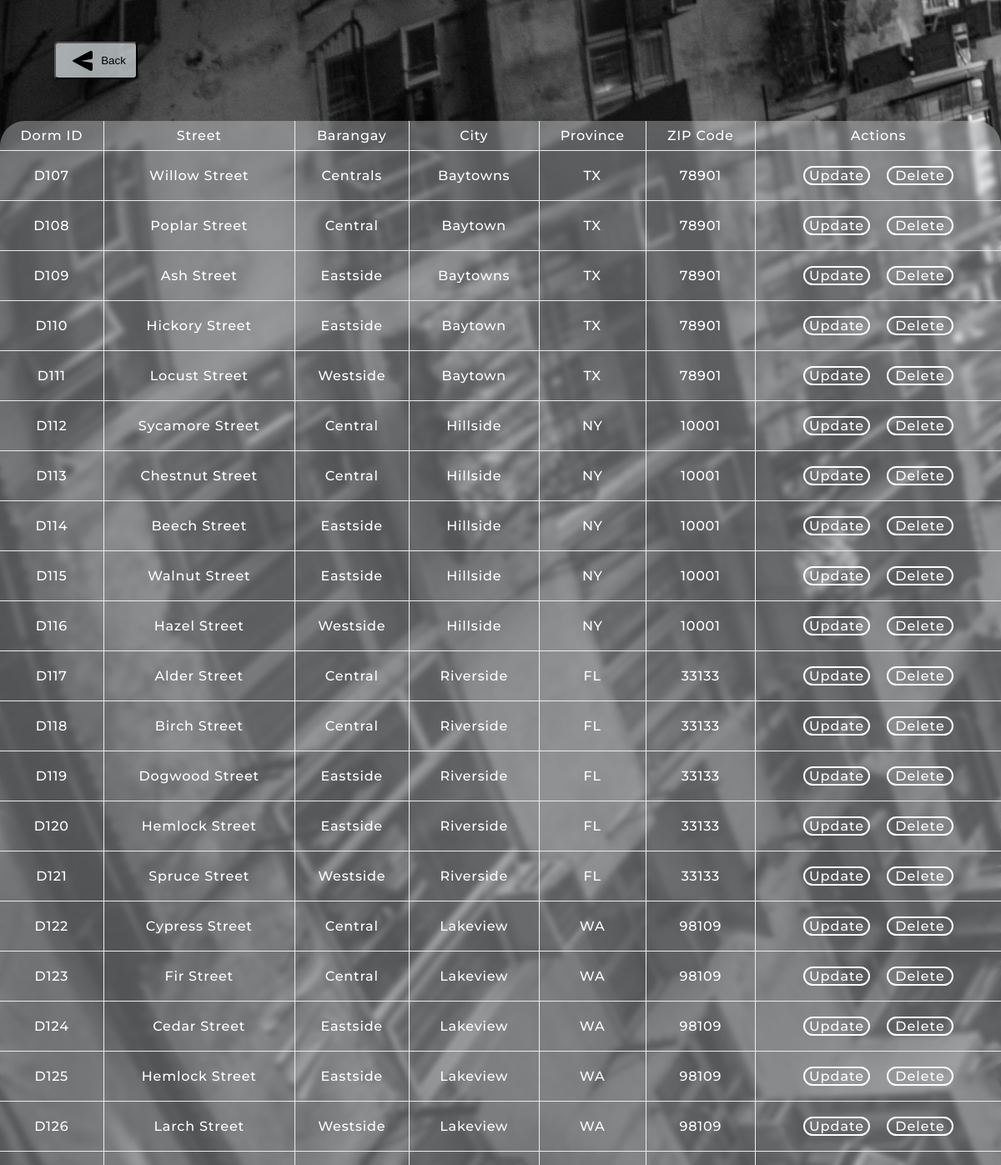
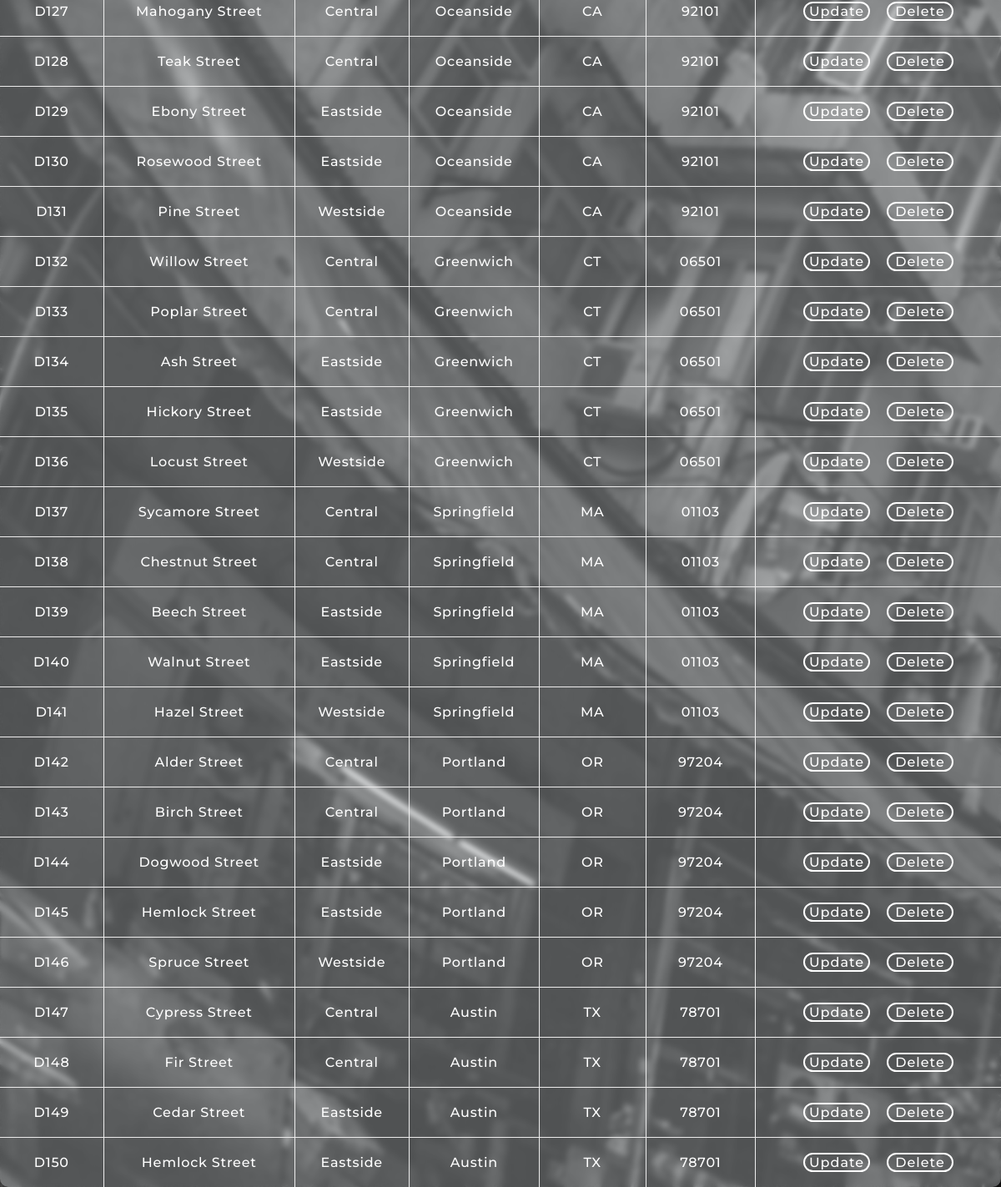
Page /Src/display.php on the committed database (2 pictures, top to bottom).
### tables this page shows
CREATE TABLE `dorm` (
  `dorm_id` varchar(50) NOT NULL,
  `street` varchar(50) NOT NULL,
  `barangay` varchar(50) NOT NULL,
  `city` varchar(50) NOT NULL,
  `province` varchar(50) NOT NULL,
  `zip_code` varchar(5) NOT NULL
);

### Src/display.php (the view, shortened to what this page needs)
<!DOCTYPE html>
<html lang="en">
<head>
    <link rel="stylesheet" href="style.css">
</head>
<body>
    <form action="button.php" method="POST">
        <div class="backBttn">
            <button type="submit" name="bttnBack" class="backBtn">
                <img src="img/icon/next.png" alt="icon">
                <span class="btnText">Back</span>
            </button>
        </div>
    </form>
    <?php
        $con = mysqli_connect("localhost", "root", "", "roomradar")
            or die("Error in connection");
        $sql = "SELECT * FROM dorm ORDER BY CAST(dorm_id AS UNSIGNED)";
        $result = $con->query($sql);
        if ($result->num_rows > 0) {
            echo "
                    <table border='1'>
                        <tr>
                            <td>Dorm ID</td>
                            <td>Street</td>
                            <td>Barangay</td>
                            <td>City</td>
                            <td>Province</td>
                            <td>ZIP Code</td>
                            <td>Actions</td>
                        <tr>";
            while ($row = $result->fetch_assoc()) {
                echo "
                    <tr>
                        <td>" . $row["dorm_id"] . "</td>
                        <td>" . $row["street"] . "</td>
                        <td>" . $row["barangay"] . "</td>
                        <td>" . $row["city"] . "</td>
                        <td>" . $row["province"] . "</td>
                        <td>" . $row["zip_code"] . "</td>
                        <td>
                            <div class='buttons'>
                                <a href='update.php?updateid=" . $row["dorm_id"] . "' class='btnUpdate'>Update</a>
                                <a href='delete.php?deleteid=" . $row["dorm_id"] . "' class='btnDel'>Delete</a>
                            </div>
                        </td>
                    </tr>";
        }
        echo "</table>";
        } else {
            echo "No rooms found.";
        }
    ?>
</body>
</html>

### Src/style.css (style rules this page uses)
* { margin: 0; padding: 0; box-sizing: border-box; font: 'Montserrat'; }
body { background-color: rgb(230, 236, 240); font-family: Montserrat; background-image: url(img/building\(1\).jpg); background-repeat: no-repeat; background-size: cover; }
form .backBttn .backBtn { margin: 50px 65px 0; align-items: center; justify-content: center; height: 45px; max-width: 100px; width: 100%; border-radius: 5px; transition: all 0.3s linear; color: #000000; cursor: pointer; background-color: rgba(230, 236, 240, 0.696); }
form button img { margin: 0 6px; }
.buttons { display: flex; justify-content: space-between; text-align: center; }
.backBtn { display: flex; }
.backBttn { flex: 1; }
.backBttn img { transform: scaleX(-1); }
table { background-color: rgba(230, 236, 240, 0.34); margin: 50px auto 0; position: flex; table-layout: auto; width: 100%; border-collapse: collapse; box-sizing: border-box; padding: 30px 30px; border-radius: 20px; backdrop-filter: blur(3px); -webkit-border-radius: 5px; -moz-border-radius: 5px; -ms-border-radius: 5px; -o-border-radius: 5px; font-weight: 500; letter-spacing: 0.8px; color: white; border-top-left-radius: 30px; border-top-right-radius: 30px; border-bottom-left-radius: 10px; border-bottom-right-radius: 10px; border: none; }
th, td { padding: 8px; border-bottom: 1px solid #edecec; text-align: center; border-radius: 20px; }
tr:first-child td { border-top: none; }
tr:last-child td { border-bottom: none; }
td:first-child { border-left: none; }
td:last-child { border-right: none; }

### Src/display.php (style rules this page uses)
.buttons { display: flex; align-items: center; justify-content: center; }
.buttons a { margin: 10px; display: block; text-decoration: none; width: 80px; color: white; letter-spacing: 1px; border: 2px solid; border-radius: 20px; cursor: pointer; transition: color 0.3s, border-color 0.3s; }

### rows in the picture
dorm: dorm_id "D107", street "Willow Street", barangay "Centrals", city "Baytowns", province "TX", zip_code "78901"
dorm: dorm_id "D108", street "Poplar Street", barangay "Central", city "Baytown", province "TX", zip_code "78901"
dorm: dorm_id "D109", street "Ash Street", barangay "Eastside", city "Baytowns", province "TX", zip_code "78901"
dorm: dorm_id "D110", street "Hickory Street", barangay "Eastside", city "Baytown", province "TX", zip_code "78901"
dorm: dorm_id "D111", street "Locust Street", barangay "Westside", city "Baytown", province "TX", zip_code "78901"
dorm: dorm_id "D112", street "Sycamore Street", barangay "Central", city "Hillside", province "NY", zip_code "10001"
dorm: dorm_id "D113", street "Chestnut Street", barangay "Central", city "Hillside", province "NY", zip_code "10001"
dorm: dorm_id "D114", street "Beech Street", barangay "Eastside", city "Hillside", province "NY", zip_code "10001"
dorm: dorm_id "D115", street "Walnut Street", barangay "Eastside", city "Hillside", province "NY", zip_code "10001"
dorm: dorm_id "D116", street "Hazel Street", barangay "Westside", city "Hillside", province "NY", zip_code "10001"
dorm: dorm_id "D117", street "Alder Street", barangay "Central", city "Riverside", province "FL", zip_code "33133"
dorm: dorm_id "D118", street "Birch Street", barangay "Central", city "Riverside", province "FL", zip_code "33133"
dorm: dorm_id "D119", street "Dogwood Street", barangay "Eastside", city "Riverside", province "FL", zip_code "33133"
dorm: dorm_id "D120", street "Hemlock Street", barangay "Eastside", city "Riverside", province "FL", zip_code "33133"
dorm: dorm_id "D121", street "Spruce Street", barangay "Westside", city "Riverside", province "FL", zip_code "33133"
dorm: dorm_id "D122", street "Cypress Street", barangay "Central", city "Lakeview", province "WA", zip_code "98109"
dorm: dorm_id "D123", street "Fir Street", barangay "Central", city "Lakeview", province "WA", zip_code "98109"
dorm: dorm_id "D124", street "Cedar Street", barangay "Eastside", city "Lakeview", province "WA", zip_code "98109"
dorm: dorm_id "D125", street "Hemlock Street", barangay "Eastside", city "Lakeview", province "WA", zip_code "98109"
dorm: dorm_id "D126", street "Larch Street", barangay "Westside", city "Lakeview", province "WA", zip_code "98109"
dorm: dorm_id "D127", street "Mahogany Street", barangay "Central", city "Oceanside", province "CA", zip_code "92101"
dorm: dorm_id "D128", street "Teak Street", barangay "Central", city "Oceanside", province "CA", zip_code "92101"
dorm: dorm_id "D129", street "Ebony Street", barangay "Eastside", city "Oceanside", province "CA", zip_code "92101"
dorm: dorm_id "D130", street "Rosewood Street", barangay "Eastside", city "Oceanside", province "CA", zip_code "92101"
dorm: dorm_id "D131", street "Pine Street", barangay "Westside", city "Oceanside", province "CA", zip_code "92101"
dorm: dorm_id "D132", street "Willow Street", barangay "Central", city "Greenwich", province "CT", zip_code "06501"
dorm: dorm_id "D133", street "Poplar Street", barangay "Central", city "Greenwich", province "CT", zip_code "06501"
dorm: dorm_id "D134", street "Ash Street", barangay "Eastside", city "Greenwich", province "CT", zip_code "06501"
dorm: dorm_id "D135", street "Hickory Street", barangay "Eastside", city "Greenwich", province "CT", zip_code "06501"
dorm: dorm_id "D136", street "Locust Street", barangay "Westside", city "Greenwich", province "CT", zip_code "06501"
dorm: dorm_id "D137", street "Sycamore Street", barangay "Central", city "Springfield", province "MA", zip_code "01103"
dorm: dorm_id "D138", street "Chestnut Street", barangay "Central", city "Springfield", province "MA", zip_code "01103"
dorm: dorm_id "D139", street "Beech Street", barangay "Eastside", city "Springfield", province "MA", zip_code "01103"
dorm: dorm_id "D140", street "Walnut Street", barangay "Eastside", city "Springfield", province "MA", zip_code "01103"
dorm: dorm_id "D141", street "Hazel Street", barangay "Westside", city "Springfield", province "MA", zip_code "01103"
dorm: dorm_id "D142", street "Alder Street", barangay "Central", city "Portland", province "OR", zip_code "97204"
dorm: dorm_id "D143", street "Birch Street", barangay "Central", city "Portland", province "OR", zip_code "97204"
dorm: dorm_id "D144", street "Dogwood Street", barangay "Eastside", city "Portland", province "OR", zip_code "97204"
dorm: dorm_id "D145", street "Hemlock Street", barangay "Eastside", city "Portland", province "OR", zip_code "97204"
dorm: dorm_id "D146", street "Spruce Street", barangay "Westside", city "Portland", province "OR", zip_code "97204"
dorm: dorm_id "D147", street "Cypress Street", barangay "Central", city "Austin", province "TX", zip_code "78701"
dorm: dorm_id "D148", street "Fir Street", barangay "Central", city "Austin", province "TX", zip_code "78701"
dorm: dorm_id "D149", street "Cedar Street", barangay "Eastside", city "Austin", province "TX", zip_code "78701"
dorm: dorm_id "D150", street "Hemlock Street", barangay "Eastside", city "Austin", province "TX", zip_code "78701"
